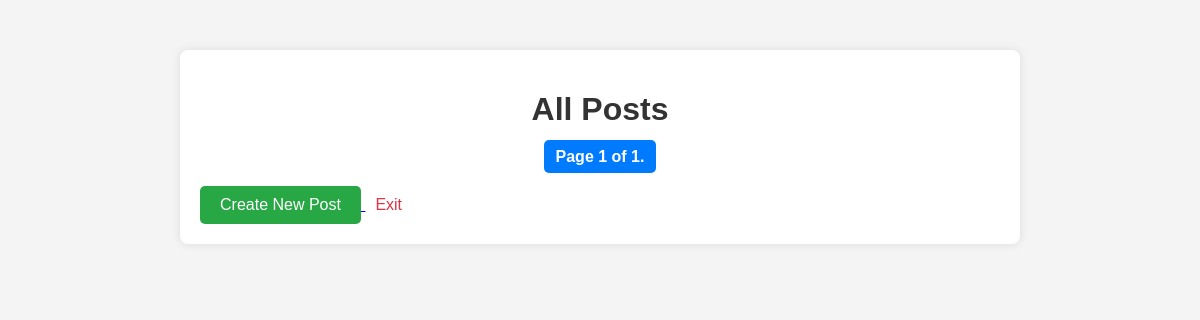
The page /blog/posts/ on the database as committed earlier.
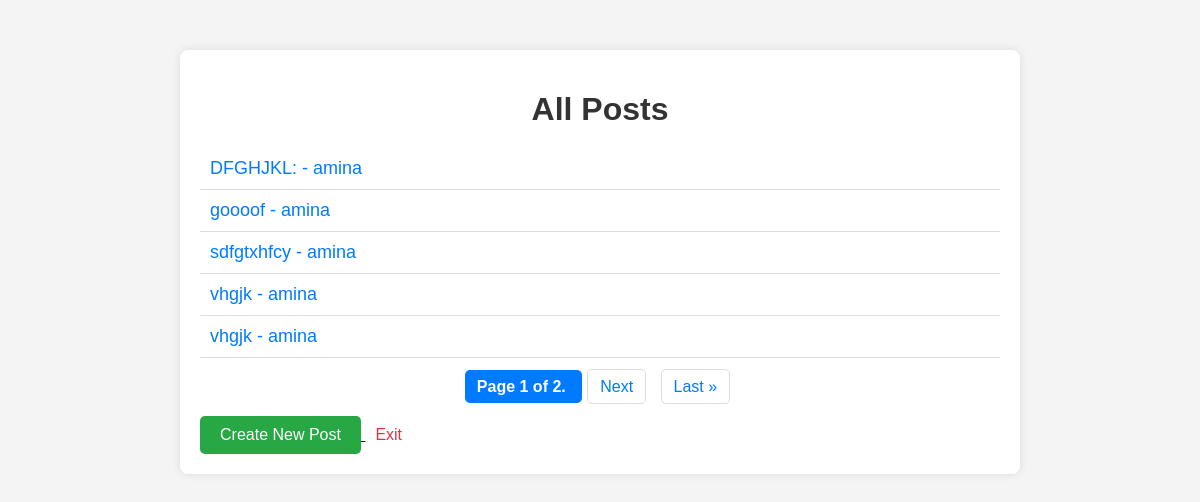
The same page on the database as committed later.
### blog/models.py (models this page shows, shortened)
class Post(models.Model):
    title = models.CharField(max_length=150)
    content = models.TextField()
    author = models.ForeignKey(User, on_delete=models.CASCADE)
    created_at = models.DateTimeField(default=timezone.now)
    tags = models.ManyToManyField('Tag', related_name='posts', blank=True)
    class Meta:
        indexes = [
            models.Index(fields=['author']),
        ]

### blog/views.py (the view)
# urls.py: path('posts/', post_list, name="post_list"),
@cache_page(60)
def post_list(request):
    posts = Post.objects.prefetch_related('comments').all().order_by('-created_at')
    paginator = Paginator(posts, 5)
    page_number = request.GET.get('page')
    page_obj = paginator.get_page(page_number)
    return render(request, 'list.html', {'page_obj': page_obj})

### blog/templates/list.html (shortened to what this page needs)
<!DOCTYPE html>
<html lang="en">
<head>
    <link rel="stylesheet">
</head>
<body>
    <div class="container">
        <h1>All Posts</h1>
        <ul>
            {% for post in page_obj %}
                <li><a href="{% url 'post_by_id' post.id %}">{{ post.title }} - {{ post.author }}</a></li>
            {% endfor %}
        </ul>
        <div class="pagination">
            <span class="step-links">
                <span class="current">
                    Page {{ page_obj.number }} of {{ page_obj.paginator.num_pages }}.
                </span>
                {% if page_obj.has_next %}
                    <a href="?page={{ page_obj.next_page_number }}">Next</a>
                    <a href="?page={{ page_obj.paginator.num_pages }}">Last &raquo;</a>
                {% endif %}
            </span>
        </div>
        <a href="{% url 'post_new' %}">
            <button type="button">Create New Post</button>
        </a>
        <a class="exit-link" href="{% url 'logout' %}">Exit</a>
    </div>
</body>
</html>

### blog/templates/list.html (style rules this page uses)
body { font-family: Arial, sans-serif; background-color: #f4f4f4; margin: 0; padding: 0; }
.container { max-width: 800px; margin: 50px auto; background-color: #ffffff; padding: 20px; border-radius: 8px; box-shadow: 0 0 10px rgba(0, 0, 0, 0.1); }
h1 { text-align: center; color: #333; margin-bottom: 20px; }
ul { list-style-type: none; padding: 0; }
ul li { padding: 10px; border-bottom: 1px solid #ddd; }
ul li a { text-decoration: none; color: #007bff; font-size: 18px; }
.pagination { text-align: center; margin-top: 20px; }
.pagination a { margin: 0 5px; padding: 8px 12px; text-decoration: none; color: #007bff; border: 1px solid #ddd; border-radius: 5px; }
.pagination .current { font-weight: bold; padding: 8px 12px; background-color: #007bff; color: white; border-radius: 5px; }
button { display: inline-block; padding: 10px 20px; background-color: #28a745; color: white; border: none; border-radius: 5px; cursor: pointer; text-align: center; font-size: 16px; margin-top: 20px; text-decoration: none; }
.exit-link { display: inline-block; margin-left: 10px; font-size: 16px; color: #dc3545; text-decoration: none; }

Rows that differ between the two databases and show on the page:
added Post: title "DFGHJKL:", author "amina"
added Post: title "goooof", author "amina"
added Post: title "sdfgtxhfcy", author "amina"
added Post: title "vhgjk", author "amina"
added Post: title "vhgjk", author "amina"
Other text that changed with them:
{{ page_obj.paginator.num_pages }}: "1" → "2"
text now shown: "Next Last »"
